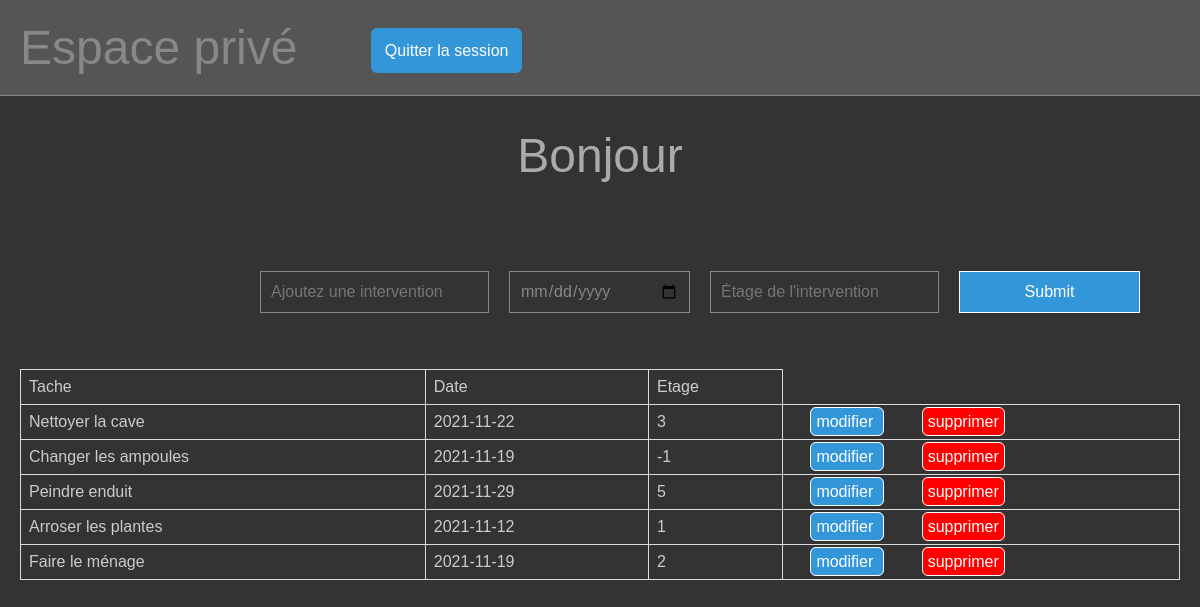
Screenshot of /crud.php with the database file from the repository.
### tables this page shows
CREATE TABLE `intervention` (
  `id_intervention` int(11) NOT NULL,
  `type_intervention` varchar(255) NOT NULL,
  `date_intervention` date NOT NULL,
  `etage_intervention` int(255) NOT NULL
);

### crud.php (the view, shortened to what this page needs)
<?php
include('connexion.php');
try {
    $pdo->setAttribute(PDO::ATTR_DEFAULT_FETCH_MODE, PDO::FETCH_OBJ);
  } catch(PDOException $e) {
    echo "DB Connection Failed: " . $e->getMessage();
  }
  $stmt = $pdo->query('SELECT * FROM intervention');
?>
    <html>
    <head>
        <link rel="stylesheet" type="text/css" href="css/style.css" />
    </head>
    <body>
        <header class="link">
            Espace privé
            <a href="deconnexion.php">Quitter la session</a>
        </header>
        <h1 class="goodmessage">
            <?php
			echo (date("H")<18)?("Bonjour "):("Bonsoir ");
		?>
        </h1>
        <div class="formulaire">
            <form method="post" action="insert.php">
                <div class="d-flex justify-content-center champs">
                    <input type="text" name="intervention" placeholder="Ajoutez une intervention">
                    <input type="date" name="date">
                    <input type="number" name="etage" placeholder="Étage de l'intervention">
                    <input type="submit" name="submit">
                </div>
            </form>
        </div>
        <div class="container">
            <table class="table ">
                <thead>
                    <th>Tache</th>
                    <th>Date</th>
                    <th>Etage</th>
                </thead>
                <tbody>
                    <?php      while($row = $stmt->fetch())
                {?> <tr>
                        <td><?php echo $row->type_intervention;?></td>
                        <td><?php echo $row->date_intervention;?></td>
                        <td><?php echo $row->etage_intervention;?> </td>
                        <td>
                            <a class="modif" href="modification.php?id_intervention=<?php echo $row->id_intervention;?>" class="btn">modifier
                            </a>
                            <a class="suppr" href="delete.php?id_intervention=<?php echo $row->id_intervention;?>" class="btn">
                                supprimer </a>
                        </td>
                    </tr>
                    <?php } ?>
                </tbody>
            </table>
        </div>
    </body>
    </html>

### css/style.css (style rules this page uses)
body { margin:0; padding:0; background-color:#333; color:#CCC; text-align:center; }
* { font:12pt arial; }
header { text-align:left; padding:20px; background-color:#555; color:#888; font:36pt arial; border-bottom:solid 1px #888; }
form { padding:20px; padding-top:50px; margin:auto; text-align:left; width:500px; }
input { background:none; padding:10px; font:12pt arial; color:#888; border:solid 1px #888; outline:none; width:500px; margin:6px 10px 16px 10px ; display:block; }
input[type="submit"] { background-color:rgb(51, 150, 216); border-color:rgb(255, 255, 255); color:#FFF; }
.link a { padding:14px; background-color:rgb(51, 150, 216); text-decoration:none; color:#FFF; vertical-align:middle; margin-left:60px; border-radius:6px; }
.modif { background-color: rgb(51, 150, 216); border: solid 1px white; text-decoration: none; color: white; margin: 5%; border-radius: 6px; width: 20px; padding: 5px; }
.suppr { background-color: red; border: solid 1px white; text-decoration: none; color: white; margin: 5%; border-radius: 6px; width: 20px; padding: 5px; }
h1 { font-size:36pt; color:#AAA; font-weight:normal; }
.formulaire { width: 1000px; }
.champs { display: flex; width: 900px; }
.container { margin: 20px; }
.table { border-collapse: collapse; width: 100%; }
th, td { border: 1px solid #ddd; padding: 8px; text-align: left; }

### rows the page displays
intervention: type_intervention "Nettoyer la cave", date_intervention "2021-11-22", etage_intervention "3"
intervention: type_intervention "Changer les ampoules", date_intervention "2021-11-19", etage_intervention "-1"
intervention: type_intervention "Peindre enduit", date_intervention "2021-11-29", etage_intervention "5"
intervention: type_intervention "Arroser les plantes", date_intervention "2021-11-12", etage_intervention "1"
intervention: type_intervention "Faire le ménage", date_intervention "2021-11-19", etage_intervention "2"
